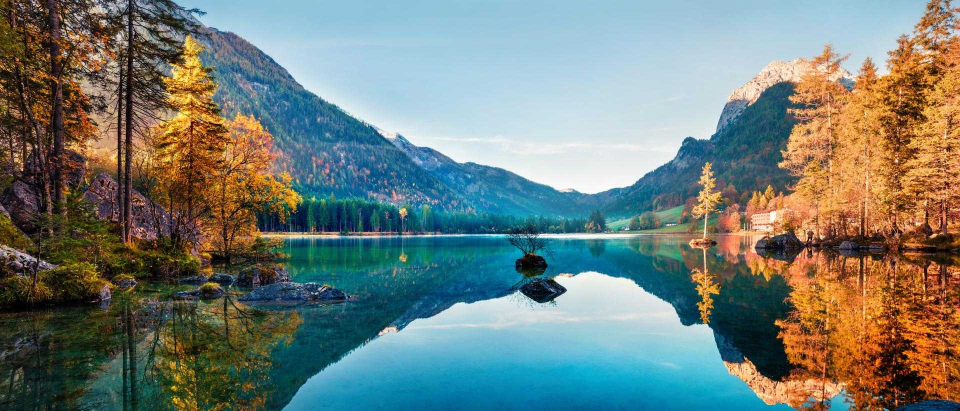
#> input picture panorama.jpg, 1920 x 822 px (shown at 1/2 size)
$ python primoprogrammaimmagine.py
#> lines starting #> are read from the running program, lines starting #| are printed output that depends on the picture; after the words box and inside, x2 and y2 are one past the last pixel; in counts of white or black regions, pixels touching at a corner belong together
import cv2
import numpy as np

immagine = cv2.imread('panorama.jpg')
#> immagine is the input picture: shape (822, 1920, 3); mean B, G, R 119.6, 125.8, 113.1

immagineBN = cv2.cvtColor(immagine, cv2.COLOR_BGR2GRAY)
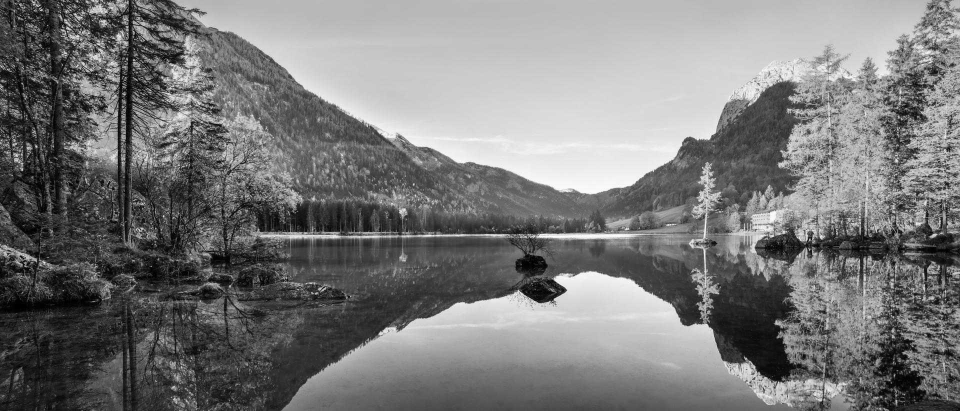
#> immagineBN: shape (822, 1920) (shown at 1/2 size); min 0, max 255, mean 121.3
immagineBN = cv2.blur(immagineBN,(5,5))

thr1 = 100
thr2 = 200
_quit = False
# font
font = cv2.FONT_HERSHEY_SIMPLEX

# org
org = (800, 50)

# fontScale
fontScale = 1

# Blue color in BGR
color = (255, 0, 0)

# Line thickness of 2 px
thickness = 2

#cv2.imshow ('mywin',immagine)

cv2.imshow ('bn',immagineBN)

sprite = np.zeros ((100,100,3),dtype=np.uint8)

while not _quit:
    edges = cv2.Canny(immagineBN,thr1,thr2)
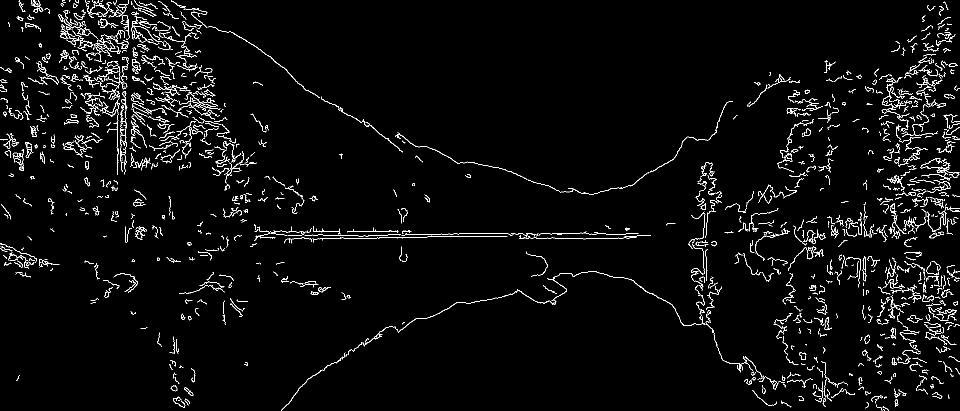
#> edges: shape (822, 1920) (shown at 1/2 size); 3% white in thin lines or dots
    contours, hierarchy = cv2.findContours(edges,  cv2.RETR_EXTERNAL, cv2.CHAIN_APPROX_NONE)
#> contours = 1523 contours, 1433 with area under 20; largest, box (x1, y1, x2, y2) and area: (241, 30, 259, 76) 204, (199, 36, 237, 56) 164, (1767, 154, 1805, 205) 112, (1879, 326, 1919, 355) 110, (443, 63, 628, 189) 106


    newcontours = []
    for contorno in contours:
        if cv2.contourArea(contorno) > 30:
            newcontours.append (contorno)
#> this loop made 1523 passes
#> contorno on pass 36: [[349, 773]]
#> after the loop, newcontours = 49 contours; largest, box (x1, y1, x2, y2) and area: (241, 30, 259, 76) 204, (199, 36, 237, 56) 164, (1767, 154, 1805, 205) 112, (1879, 326, 1919, 355) 110, (443, 63, 628, 189) 106

    immaginenuova = cv2.drawContours(immagine.copy(), newcontours, -1, (0, 255, 0), 3)
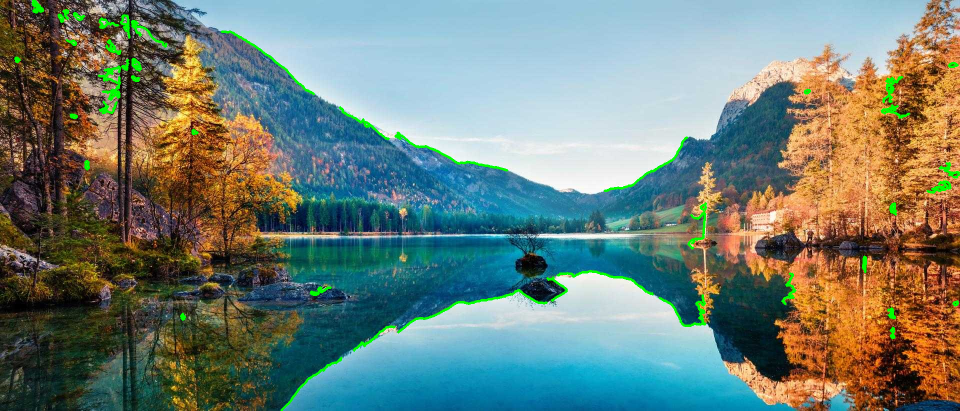
#> immaginenuova: shape (822, 1920, 3) (shown at 1/2 size); mean B, G, R 118.1, 127.6, 111.4

    edges = cv2.putText(edges, "{} {} {}".format(thr1,thr2,len(contours)), org, font,
                   fontScale, color, thickness, cv2.LINE_AA)
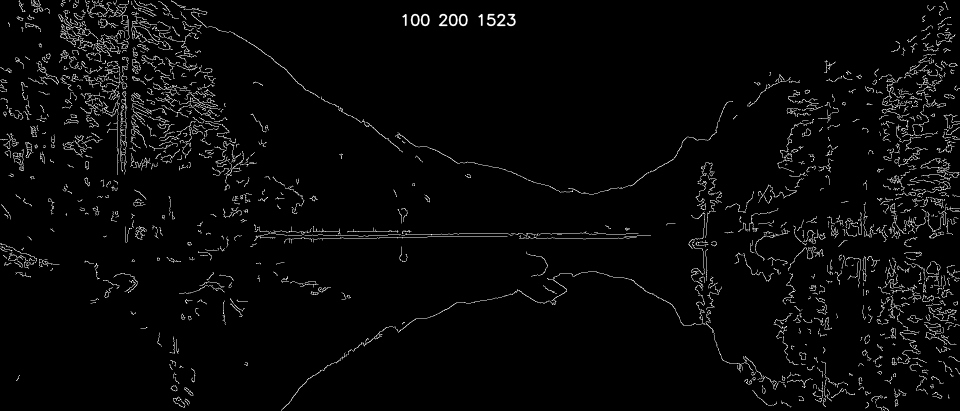
#> edges: shape (822, 1920) (shown at 1/2 size); 0.16% of pixels changed, all inside (x1, y1, x2, y2) = (804, 27, 1032, 53)

    x = (immaginenuova.shape[1] - sprite.shape[1] )//2
#> x = 910
    y = (immaginenuova.shape[0] - sprite.shape[0] ) // 2
#> y = 361

    print (y, y+sprite.shape[0], x, x+sprite.shape[1])
#| 361 461 910 1010

    immaginenuova[y:y+sprite.shape[0] ,x:x+sprite.shape[1] ,: ] = sprite
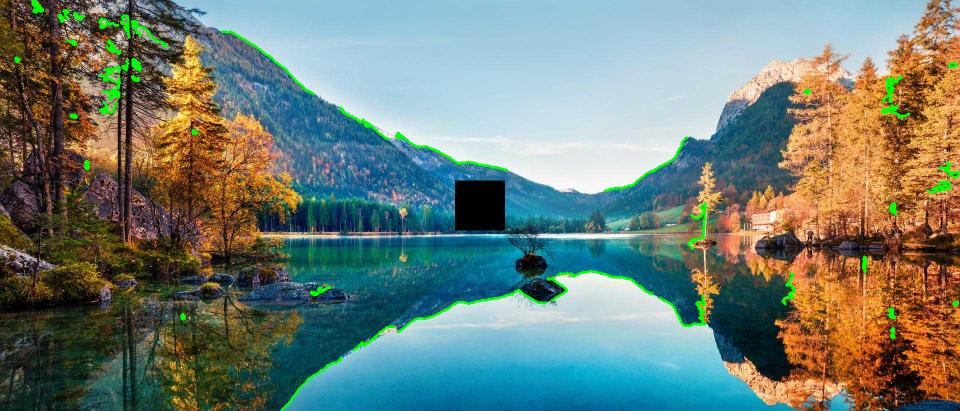
#> immaginenuova: shape (822, 1920, 3) (shown at 1/2 size); 0.63% of pixels changed, all inside (x1, y1, x2, y2) = (910, 361, 1010, 461)
    cv2.imshow ('mywin',immaginenuova)


    cv2.imshow ('edges',edges)
    carattere = cv2.waitKey(1)
#> (key Esc is pressed here)
    quit = carattere == 27

    if carattere == 43:
        thr1 += 1
    if carattere == 45:
        thr1 -= 1
    if carattere == 65:
        thr2 += 1
    if carattere == 83:
        thr2 -= 1

$ run again, with sciatore.jpg copied over panorama.jpg
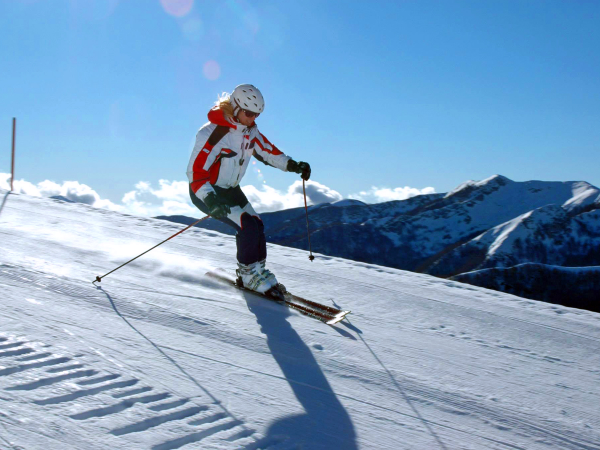
#> input picture sciatore.jpg, 1200 x 900 px (shown at 1/2 size)
#> immagine is the input picture: shape (900, 1200, 3); mean B, G, R 194.4, 161.8, 127.4
#> `edges = cv2.Canny(immagineBN,thr1,thr2)`:
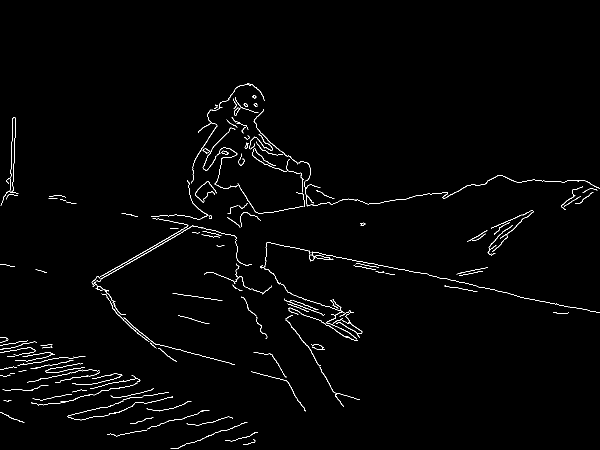
#> edges: shape (900, 1200) (shown at 1/2 size); 1.3% white in thin lines or dots, all inside (x1, y1, x2, y2) = (0, 167, 1200, 898)
#> contours = 236 contours, 199 with area under 20; largest, box (x1, y1, x2, y2) and area: (183, 437, 377, 573) 108, (193, 452, 384, 564) 104, (405, 263, 476, 378) 102, (982, 420, 1068, 504) 101, (468, 215, 481, 231) 83
#> after the loop `for contorno in contours:`: newcontours = 23 contours; largest, box (x1, y1, x2, y2) and area: (183, 437, 377, 573) 108, (193, 452, 384, 564) 104, (405, 263, 476, 378) 102, (982, 420, 1068, 504) 101, (468, 215, 481, 231) 83
#| 400 500 550 650
#> `immaginenuova[y:y+sprite.shape[0] ,x:x+sprite.shape[1] ,: ] = sprite`:
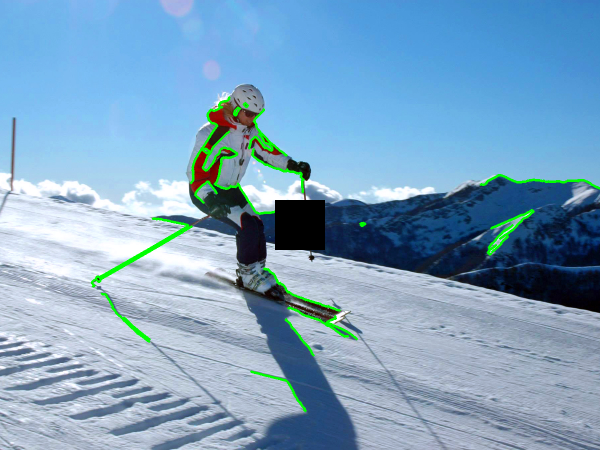
#> immaginenuova: shape (900, 1200, 3) (shown at 1/2 size); mean B, G, R 191.4, 162.9, 125.2
